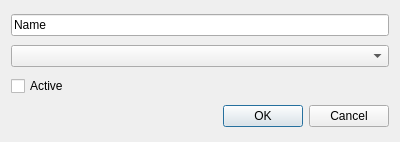
<?xml version="1.0" encoding="UTF-8"?>
<ui version="4.0">
 <class>Dialog</class>
 <widget class="QDialog" name="Dialog">
  <property name="geometry">
   <rect>
    <x>0</x>
    <y>0</y>
    <width>400</width>
    <height>142</height>
   </rect>
  </property>
  <property name="windowTitle">
   <string>Budget</string>
  </property>
  <layout class="QVBoxLayout" name="verticalLayout">
   <item>
    <widget class="QLineEdit" name="name">
     <property name="text">
      <string>Name</string>
     </property>
    </widget>
   </item>
   <item>
    <widget class="QComboBox" name="icon"/>
   </item>
   <item>
    <widget class="QCheckBox" name="active">
     <property name="text">
      <string>Active</string>
     </property>
    </widget>
   </item>
   <item>
    <widget class="QDialogButtonBox" name="ok_btn">
     <property name="orientation">
      <enum>Qt::Horizontal</enum>
     </property>
     <property name="standardButtons">
      <set>QDialogButtonBox::Cancel|QDialogButtonBox::Ok</set>
     </property>
    </widget>
   </item>
  </layout>
 </widget>
 <resources/>
 <connections>
  <connection>
   <sender>ok_btn</sender>
   <signal>accepted()</signal>
   <receiver>Dialog</receiver>
   <slot>accept()</slot>
   <hints>
    <hint type="sourcelabel">
     <x>248</x>
     <y>254</y>
    </hint>
    <hint type="destinationlabel">
     <x>157</x>
     <y>274</y>
    </hint>
   </hints>
  </connection>
  <connection>
   <sender>ok_btn</sender>
   <signal>rejected()</signal>
   <receiver>Dialog</receiver>
   <slot>reject()</slot>
   <hints>
    <hint type="sourcelabel">
     <x>316</x>
     <y>260</y>
    </hint>
    <hint type="destinationlabel">
     <x>286</x>
     <y>274</y>
    </hint>
   </hints>
  </connection>
 </connections>
</ui>
